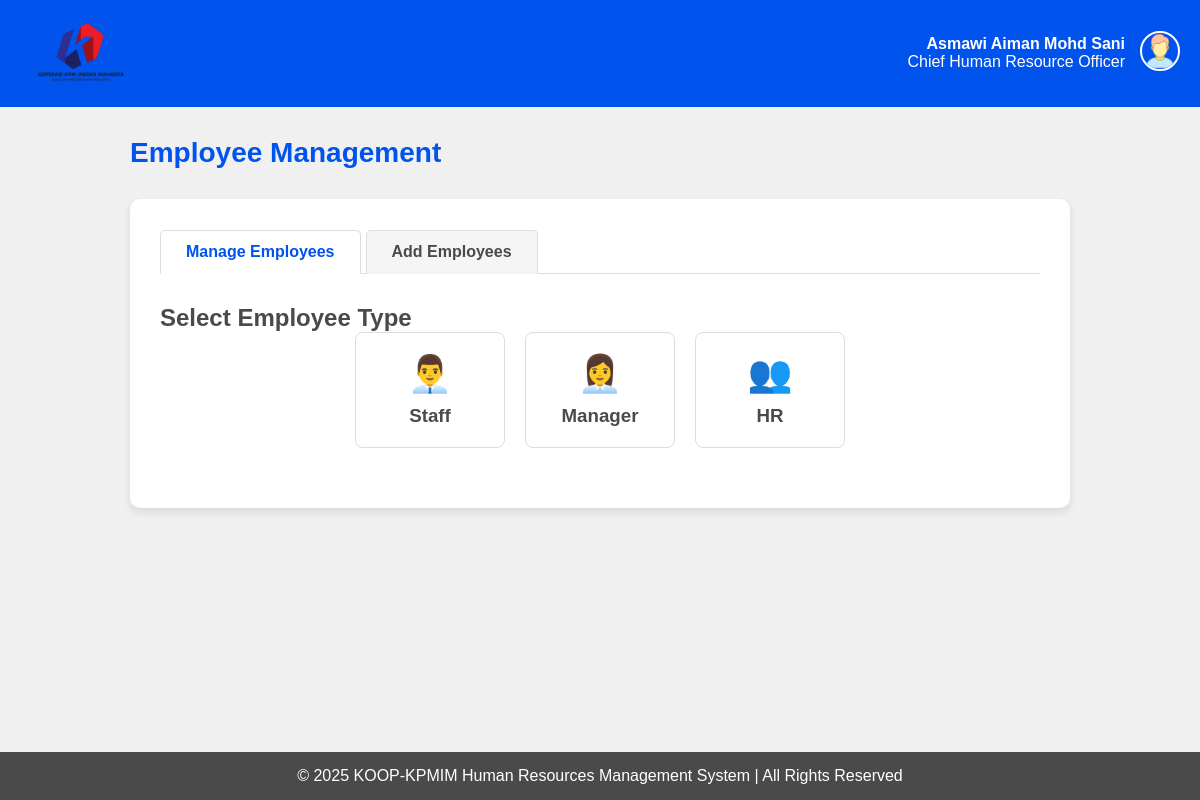
The page /hr/employee-management/ (signed in) on the database its author committed.
### HRMS/models.py (models this page shows, shortened)
class HR(models.Model):
    id = models.TextField(primary_key=True)
    password = models.TextField(default='')
    staffid = models.ForeignKey(STAFF, on_delete=models.CASCADE, default='')

class STAFF(models.Model):
    id = models.TextField(primary_key=True, max_length=12)
    name = models.TextField(default='')
    position = models.TextField(default='')
    phone = models.TextField(default='')
    email = models.EmailField(default='')
    password = models.TextField(default='')
    STATUS = [
        ('',''),
        ('Married','married'),
        ('Single','single'),
    ]
    status = models.TextField(choices=STATUS, default='')
    GENDER = [
        ('',''),
        ('Male', 'male'),
        ('Female', 'female'),
    ]
    gender = models.TextField(choices=GENDER, default='')
    date_of_birth = models.DateField()
    bank_number = models.TextField(default='')
    emergency_contact = models.TextField(default='')

### HRMS/views.py (the view)
# urls.py: path('hr/employee-management/', views.employee_management, name='employee_management'),
def employee_management(request):
    hr_id = request.session.get('user_id')
    if not request.session.get('user_type') == 'hr':
        request.session.flush()
        messages.error(request, "You do not have permission to view this page. Please login again")
        return redirect('login')
    hr = HR.objects.get(id=hr_id)
    staffs = STAFF.objects.all()
    managers = MANAGER.objects.all()
    hrs = HR.objects.all()
    context = {
        'hr': hr,
        'staffs': staffs,
        'managers': managers,
        'hrs': hrs,
    }
    return render(request, 'hr/employee_management.html', context)

### HRMS/templates/hr/employee_management.html (shortened to what this page needs)
{% load static %}
<!DOCTYPE html>
<html lang="en">
<head>
</head>
<body>
    <header>
        <a href="{% url 'hrmenu' %}">
            <img src="{% static 'img/logo.png' %}" alt="KOOP-KPMIM Logo" class="logo">
        </a>
        <div class="header-right">
            <div class="user-info">
                <div><strong>{{ hr.staffid.name }}</strong></div>
                <div>{{ hr.staffid.position }}</div>
            </div>
            <div class="user-dropdown">
                <img src="{% static 'img/user.png' %}" alt="User Profile" class="user-image" onclick="toggleDropdown()">
            </div>
        </div>
    </header>
    <main>
        <h1>Employee Management</h1>
        <div class="container">
            <div class="tab-nav">
                <a class="tab-link active" onclick="openTab(event, 'view-users')">Manage Employees</a>
                <a class="tab-link" onclick="openTab(event, 'add-user')">Add Employees</a>
            </div>
            <div id="view-users" class="tab-content active">
                <h2>Select Employee Type</h2>
                <div class="user-type-selection">
                    <div class="user-type-card" onclick="selectUserType('staff', this)">
                        <div class="user-type-icon">👨‍💼</div>
                        <h3>Staff</h3>
                    </div>
                    <div class="user-type-card" onclick="selectUserType('manager', this)">
                        <div class="user-type-icon">👩‍💼</div>
                        <h3>Manager</h3>
                    </div>
                    <div class="user-type-card" onclick="selectUserType('hr', this)">
                        <div class="user-type-icon">👥</div>
                        <h3>HR</h3>
                    </div>
                </div>
            </div>
        </div>
    </main>
    <footer>
        <p>&copy; 2025 KOOP-KPMIM Human Resources Management System | All Rights Reserved</p>
    </footer>
</body>
</html>

### HRMS/templates/hr/employee_management.html (style rules this page uses)
:root { --primary-color: #F0F0F0; --secondary-color: #0053ED; --accent-color: #E90000; --text-color: #4A4A4A; }
* { margin: 0; padding: 0; box-sizing: border-box; font-family: Arial, sans-serif; }
body { background-color: var(--primary-color); color: var(--text-color); min-height: 100vh; display: flex; flex-direction: column; }
header { background-color: var(--secondary-color); color: white; padding: 20px; display: flex; justify-content: space-between; align-items: center; }
.logo { width: 120px; height: auto; }
.header-right { display: flex; align-items: center; }
.user-info { margin-right: 15px; text-align: right; }
.user-dropdown { position: relative; display: inline-block; }
.user-image { width: 40px; height: 40px; border-radius: 50%; cursor: pointer; border: 2px solid white; }
main { flex: 1; padding: 30px; max-width: 1000px; margin: 0 auto; width: 100%; }
h1 { color: var(--secondary-color); margin-bottom: 30px; font-size: 28px; }
.container { background: white; border-radius: 10px; box-shadow: 0 4px 8px rgba(0, 0, 0, 0.1); padding: 30px; margin-bottom: 30px; }
.tab-nav { display: flex; margin-bottom: 30px; border-bottom: 1px solid #ddd; }
.tab-link { padding: 12px 25px; background-color: #f5f5f5; color: var(--text-color); text-decoration: none; border-radius: 5px 5px 0 0; margin-right: 5px; cursor: pointer; font-weight: bold; border: 1px solid #ddd; border-bottom: none; position: relative; top: 1px; }
.tab-link.active { background-color: white; color: var(--secondary-color); border-bottom: 1px solid white; }
.tab-content { display: none; }
.tab-content.active { display: block; }
.user-type-selection { display: flex; justify-content: center; gap: 20px; margin-bottom: 30px; }
.user-type-card { background-color: white; border: 1px solid #ddd; border-radius: 8px; padding: 20px; width: 150px; text-align: center; cursor: pointer; transition: all 0.3s ease; }
.user-type-icon { font-size: 36px; margin-bottom: 10px; color: var(--text-color); }
footer { background-color: var(--text-color); color: white; text-align: center; padding: 15px; margin-top: auto; }

### rows shown on the page
HR: staffid.name "Asmawi Aiman Mohd Sani", staffid.position "Chief Human Resource Officer"
